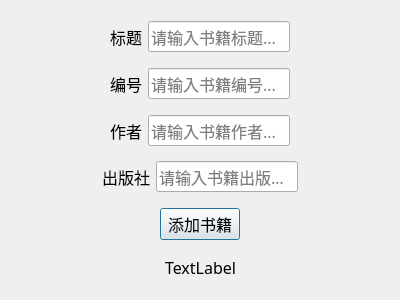
<?xml version="1.0" encoding="UTF-8"?>
<ui version="4.0">
 <class>Dialog</class>
 <widget class="QDialog" name="Dialog">
  <property name="geometry">
   <rect>
    <x>0</x>
    <y>0</y>
    <width>400</width>
    <height>300</height>
   </rect>
  </property>
  <property name="font">
   <font>
    <family>华文中宋</family>
    <pointsize>12</pointsize>
   </font>
  </property>
  <property name="windowTitle">
   <string>Dialog</string>
  </property>
  <layout class="QVBoxLayout" name="verticalLayout">
   <item>
    <spacer name="verticalSpacer_6">
     <property name="orientation">
      <enum>Qt::Vertical</enum>
     </property>
     <property name="sizeHint" stdset="0">
      <size>
       <width>20</width>
       <height>40</height>
      </size>
     </property>
    </spacer>
   </item>
   <item>
    <layout class="QHBoxLayout" name="horizontalLayout">
     <item>
      <spacer name="horizontalSpacer">
       <property name="orientation">
        <enum>Qt::Horizontal</enum>
       </property>
       <property name="sizeHint" stdset="0">
        <size>
         <width>40</width>
         <height>20</height>
        </size>
       </property>
      </spacer>
     </item>
     <item>
      <widget class="QLabel" name="label_bookTitle">
       <property name="text">
        <string>标题</string>
       </property>
      </widget>
     </item>
     <item>
      <widget class="QLineEdit" name="lineEdit_bookTitle">
       <property name="font">
        <font>
         <family>华文中宋</family>
         <pointsize>12</pointsize>
        </font>
       </property>
       <property name="placeholderText">
        <string>请输入书籍标题...</string>
       </property>
      </widget>
     </item>
     <item>
      <spacer name="horizontalSpacer_8">
       <property name="orientation">
        <enum>Qt::Horizontal</enum>
       </property>
       <property name="sizeHint" stdset="0">
        <size>
         <width>40</width>
         <height>20</height>
        </size>
       </property>
      </spacer>
     </item>
    </layout>
   </item>
   <item>
    <spacer name="verticalSpacer">
     <property name="orientation">
      <enum>Qt::Vertical</enum>
     </property>
     <property name="sizeHint" stdset="0">
      <size>
       <width>20</width>
       <height>40</height>
      </size>
     </property>
    </spacer>
   </item>
   <item>
    <layout class="QHBoxLayout" name="horizontalLayout_2">
     <item>
      <spacer name="horizontalSpacer_7">
       <property name="orientation">
        <enum>Qt::Horizontal</enum>
       </property>
       <property name="sizeHint" stdset="0">
        <size>
         <width>40</width>
         <height>20</height>
        </size>
       </property>
      </spacer>
     </item>
     <item>
      <widget class="QLabel" name="label_bookID">
       <property name="text">
        <string>编号</string>
       </property>
      </widget>
     </item>
     <item>
      <widget class="QLineEdit" name="lineEdit_bookID">
       <property name="font">
        <font>
         <family>华文中宋</family>
         <pointsize>12</pointsize>
        </font>
       </property>
       <property name="placeholderText">
        <string>请输入书籍编号...</string>
       </property>
      </widget>
     </item>
     <item>
      <spacer name="horizontalSpacer_2">
       <property name="orientation">
        <enum>Qt::Horizontal</enum>
       </property>
       <property name="sizeHint" stdset="0">
        <size>
         <width>40</width>
         <height>20</height>
        </size>
       </property>
      </spacer>
     </item>
    </layout>
   </item>
   <item>
    <spacer name="verticalSpacer_2">
     <property name="orientation">
      <enum>Qt::Vertical</enum>
     </property>
     <property name="sizeHint" stdset="0">
      <size>
       <width>20</width>
       <height>40</height>
      </size>
     </property>
    </spacer>
   </item>
   <item>
    <layout class="QHBoxLayout" name="horizontalLayout_3">
     <item>
      <spacer name="horizontalSpacer_3">
       <property name="orientation">
        <enum>Qt::Horizontal</enum>
       </property>
       <property name="sizeHint" stdset="0">
        <size>
         <width>40</width>
         <height>20</height>
        </size>
       </property>
      </spacer>
     </item>
     <item>
      <widget class="QLabel" name="label_bookAuthor">
       <property name="text">
        <string>作者</string>
       </property>
      </widget>
     </item>
     <item>
      <widget class="QLineEdit" name="lineEdit_bookAuthor">
       <property name="font">
        <font>
         <family>华文中宋</family>
         <pointsize>12</pointsize>
        </font>
       </property>
       <property name="placeholderText">
        <string>请输入书籍作者...</string>
       </property>
      </widget>
     </item>
     <item>
      <spacer name="horizontalSpacer_4">
       <property name="orientation">
        <enum>Qt::Horizontal</enum>
       </property>
       <property name="sizeHint" stdset="0">
        <size>
         <width>40</width>
         <height>20</height>
        </size>
       </property>
      </spacer>
     </item>
    </layout>
   </item>
   <item>
    <spacer name="verticalSpacer_3">
     <property name="orientation">
      <enum>Qt::Vertical</enum>
     </property>
     <property name="sizeHint" stdset="0">
      <size>
       <width>20</width>
       <height>40</height>
      </size>
     </property>
    </spacer>
   </item>
   <item>
    <layout class="QHBoxLayout" name="horizontalLayout_4">
     <item>
      <spacer name="horizontalSpacer_5">
       <property name="orientation">
        <enum>Qt::Horizontal</enum>
       </property>
       <property name="sizeHint" stdset="0">
        <size>
         <width>40</width>
         <height>20</height>
        </size>
       </property>
      </spacer>
     </item>
     <item>
      <widget class="QLabel" name="label_bookPublisher">
       <property name="text">
        <string>出版社</string>
       </property>
      </widget>
     </item>
     <item>
      <widget class="QLineEdit" name="lineEdit_bookPublisher">
       <property name="font">
        <font>
         <family>华文中宋</family>
         <pointsize>12</pointsize>
        </font>
       </property>
       <property name="placeholderText">
        <string>请输入书籍出版社...</string>
       </property>
      </widget>
     </item>
     <item>
      <spacer name="horizontalSpacer_6">
       <property name="orientation">
        <enum>Qt::Horizontal</enum>
       </property>
       <property name="sizeHint" stdset="0">
        <size>
         <width>40</width>
         <height>20</height>
        </size>
       </property>
      </spacer>
     </item>
    </layout>
   </item>
   <item>
    <spacer name="verticalSpacer_4">
     <property name="orientation">
      <enum>Qt::Vertical</enum>
     </property>
     <property name="sizeHint" stdset="0">
      <size>
       <width>20</width>
       <height>40</height>
      </size>
     </property>
    </spacer>
   </item>
   <item>
    <layout class="QHBoxLayout" name="horizontalLayout_5">
     <item>
      <spacer name="horizontalSpacer_9">
       <property name="orientation">
        <enum>Qt::Horizontal</enum>
       </property>
       <property name="sizeHint" stdset="0">
        <size>
         <width>40</width>
         <height>20</height>
        </size>
       </property>
      </spacer>
     </item>
     <item>
      <widget class="QPushButton" name="pushButton_addBook">
       <property name="text">
        <string>添加书籍</string>
       </property>
      </widget>
     </item>
     <item>
      <spacer name="horizontalSpacer_10">
       <property name="orientation">
        <enum>Qt::Horizontal</enum>
       </property>
       <property name="sizeHint" stdset="0">
        <size>
         <width>40</width>
         <height>20</height>
        </size>
       </property>
      </spacer>
     </item>
    </layout>
   </item>
   <item>
    <spacer name="verticalSpacer_5">
     <property name="orientation">
      <enum>Qt::Vertical</enum>
     </property>
     <property name="sizeHint" stdset="0">
      <size>
       <width>20</width>
       <height>40</height>
      </size>
     </property>
    </spacer>
   </item>
   <item>
    <layout class="QHBoxLayout" name="horizontalLayout_6">
     <item>
      <spacer name="horizontalSpacer_12">
       <property name="orientation">
        <enum>Qt::Horizontal</enum>
       </property>
       <property name="sizeHint" stdset="0">
        <size>
         <width>40</width>
         <height>20</height>
        </size>
       </property>
      </spacer>
     </item>
     <item>
      <widget class="QLabel" name="label_actionStatus">
       <property name="text">
        <string>TextLabel</string>
       </property>
      </widget>
     </item>
     <item>
      <spacer name="horizontalSpacer_11">
       <property name="orientation">
        <enum>Qt::Horizontal</enum>
       </property>
       <property name="sizeHint" stdset="0">
        <size>
         <width>40</width>
         <height>20</height>
        </size>
       </property>
      </spacer>
     </item>
    </layout>
   </item>
   <item>
    <spacer name="verticalSpacer_7">
     <property name="orientation">
      <enum>Qt::Vertical</enum>
     </property>
     <property name="sizeHint" stdset="0">
      <size>
       <width>20</width>
       <height>40</height>
      </size>
     </property>
    </spacer>
   </item>
  </layout>
 </widget>
 <resources/>
 <connections/>
</ui>
